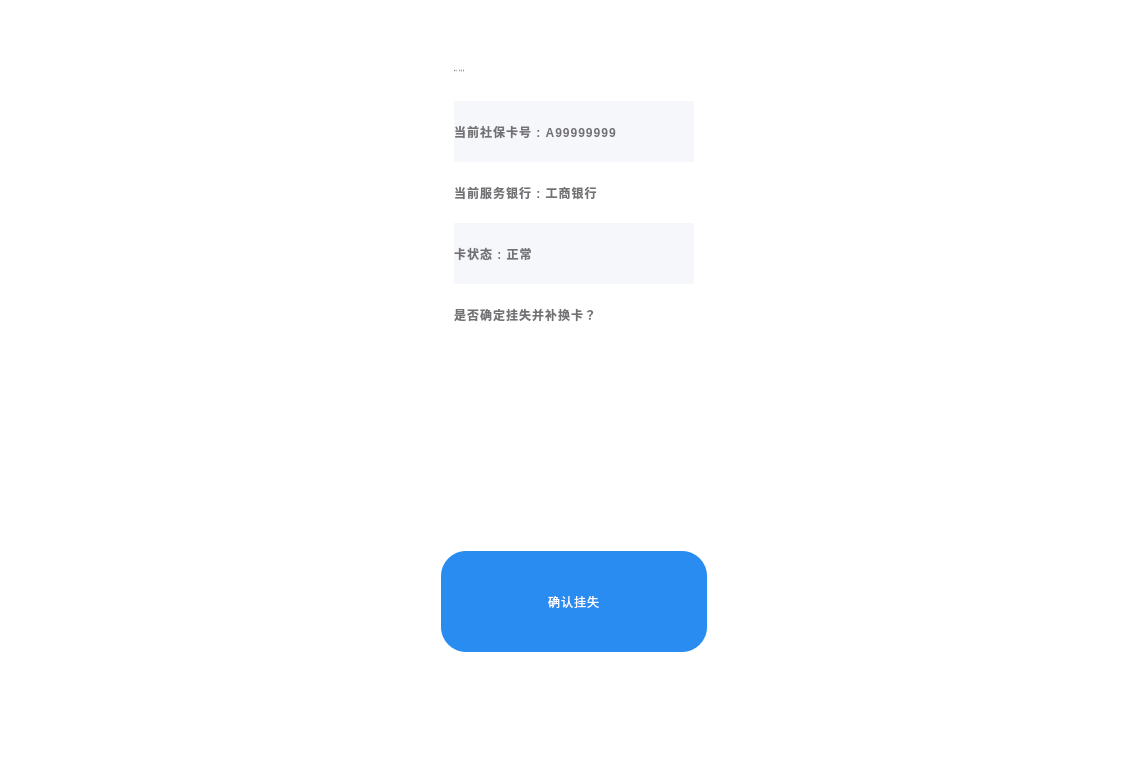
<?xml version="1.0" encoding="UTF-8"?>
<ui version="4.0">
 <class>EnsureInformation</class>
 <widget class="QWidget" name="EnsureInformation">
  <property name="geometry">
   <rect>
    <x>0</x>
    <y>0</y>
    <width>1148</width>
    <height>776</height>
   </rect>
  </property>
  <property name="windowTitle">
   <string>Form</string>
  </property>
  <property name="styleSheet">
   <string notr="true">#EnsureInformation{background-color: #ffffff;}</string>
  </property>
  <layout class="QVBoxLayout" name="verticalLayout_2" stretch="0,3,5,2,3">
   <property name="spacing">
    <number>0</number>
   </property>
   <property name="leftMargin">
    <number>0</number>
   </property>
   <property name="topMargin">
    <number>0</number>
   </property>
   <property name="rightMargin">
    <number>0</number>
   </property>
   <property name="bottomMargin">
    <number>0</number>
   </property>
   <item>
    <spacer name="verticalSpacer_2">
     <property name="orientation">
      <enum>Qt::Vertical</enum>
     </property>
     <property name="sizeHint" stdset="0">
      <size>
       <width>20</width>
       <height>40</height>
      </size>
     </property>
    </spacer>
   </item>
   <item>
    <layout class="QHBoxLayout" name="horizontalLayout_2">
     <item>
      <spacer name="horizontalSpacer_3">
       <property name="orientation">
        <enum>Qt::Horizontal</enum>
       </property>
       <property name="sizeHint" stdset="0">
        <size>
         <width>40</width>
         <height>20</height>
        </size>
       </property>
      </spacer>
     </item>
     <item>
      <layout class="QVBoxLayout" name="verticalLayout">
       <property name="spacing">
        <number>0</number>
       </property>
       <item>
        <widget class="QLabel" name="label_Hello">
         <property name="minimumSize">
          <size>
           <width>240</width>
           <height>61</height>
          </size>
         </property>
         <property name="maximumSize">
          <size>
           <width>16777215</width>
           <height>61</height>
          </size>
         </property>
         <property name="font">
          <font>
           <family>思源黑体 CN Medium</family>
           <pointsize>-1</pointsize>
           <weight>7</weight>
           <italic>false</italic>
           <bold>false</bold>
          </font>
         </property>
         <property name="styleSheet">
          <string notr="true">font-weight: bold;
line-height: 44px;
letter-spacing: 1px;
color: #727275;
font: 57 42px &quot;思源黑体 CN Medium&quot;;</string>
         </property>
         <property name="text">
          <string>你好,张某某</string>
         </property>
         <property name="alignment">
          <set>Qt::AlignLeading|Qt::AlignLeft|Qt::AlignVCenter</set>
         </property>
        </widget>
       </item>
       <item>
        <widget class="QLabel" name="label_SSCard">
         <property name="minimumSize">
          <size>
           <width>240</width>
           <height>61</height>
          </size>
         </property>
         <property name="maximumSize">
          <size>
           <width>16777215</width>
           <height>61</height>
          </size>
         </property>
         <property name="styleSheet">
          <string notr="true">font-weight: bold;
line-height: 44px;
letter-spacing: 1px;
color: #727275;
font: 57 42px &quot;思源黑体 CN Medium&quot;;
background-color: #f6f7fb;</string>
         </property>
         <property name="text">
          <string>当前社保卡号 : A99999999</string>
         </property>
         <property name="alignment">
          <set>Qt::AlignLeading|Qt::AlignLeft|Qt::AlignVCenter</set>
         </property>
        </widget>
       </item>
       <item>
        <widget class="QLabel" name="label_Bank">
         <property name="minimumSize">
          <size>
           <width>240</width>
           <height>61</height>
          </size>
         </property>
         <property name="maximumSize">
          <size>
           <width>16777215</width>
           <height>61</height>
          </size>
         </property>
         <property name="styleSheet">
          <string notr="true">font-weight: bold;
line-height: 44px;
letter-spacing: 1px;
color: #727275;
font: 57 42px &quot;思源黑体 CN Medium&quot;;</string>
         </property>
         <property name="text">
          <string>当前服务银行 : 工商银行</string>
         </property>
         <property name="alignment">
          <set>Qt::AlignLeading|Qt::AlignLeft|Qt::AlignVCenter</set>
         </property>
        </widget>
       </item>
       <item>
        <widget class="QLabel" name="label_CardStatus">
         <property name="minimumSize">
          <size>
           <width>240</width>
           <height>61</height>
          </size>
         </property>
         <property name="maximumSize">
          <size>
           <width>16777215</width>
           <height>61</height>
          </size>
         </property>
         <property name="styleSheet">
          <string notr="true">font-weight: bold;
line-height: 44px;
letter-spacing: 1px;
color: #727275;
font: 57 42px &quot;思源黑体 CN Medium&quot;;
background-color: #f6f7fb;</string>
         </property>
         <property name="text">
          <string>卡状态 : 正常</string>
         </property>
         <property name="alignment">
          <set>Qt::AlignLeading|Qt::AlignLeft|Qt::AlignVCenter</set>
         </property>
        </widget>
       </item>
       <item>
        <widget class="QLabel" name="label_Ensure">
         <property name="minimumSize">
          <size>
           <width>240</width>
           <height>61</height>
          </size>
         </property>
         <property name="maximumSize">
          <size>
           <width>16777215</width>
           <height>61</height>
          </size>
         </property>
         <property name="styleSheet">
          <string notr="true">font-weight: bold;
line-height: 44px;
letter-spacing: 1px;
color: #727275;
font: 57 42px &quot;思源黑体 CN Medium&quot;;</string>
         </property>
         <property name="text">
          <string>是否确定挂失并补换卡？</string>
         </property>
         <property name="alignment">
          <set>Qt::AlignLeading|Qt::AlignLeft|Qt::AlignVCenter</set>
         </property>
        </widget>
       </item>
      </layout>
     </item>
     <item>
      <spacer name="horizontalSpacer_4">
       <property name="orientation">
        <enum>Qt::Horizontal</enum>
       </property>
       <property name="sizeHint" stdset="0">
        <size>
         <width>40</width>
         <height>20</height>
        </size>
       </property>
      </spacer>
     </item>
    </layout>
   </item>
   <item>
    <spacer name="verticalSpacer_3">
     <property name="orientation">
      <enum>Qt::Vertical</enum>
     </property>
     <property name="sizeHint" stdset="0">
      <size>
       <width>20</width>
       <height>40</height>
      </size>
     </property>
    </spacer>
   </item>
   <item>
    <layout class="QHBoxLayout" name="horizontalLayout">
     <property name="spacing">
      <number>0</number>
     </property>
     <item>
      <spacer name="horizontalSpacer">
       <property name="orientation">
        <enum>Qt::Horizontal</enum>
       </property>
       <property name="sizeHint" stdset="0">
        <size>
         <width>40</width>
         <height>20</height>
        </size>
       </property>
      </spacer>
     </item>
     <item>
      <widget class="QPushButton" name="pushButton_OK">
       <property name="minimumSize">
        <size>
         <width>266</width>
         <height>101</height>
        </size>
       </property>
       <property name="styleSheet">
        <string notr="true">QPushButton{background-color: #298cf0;
border-radius: 25px;
font: 57 42px &quot;思源黑体 CN Medium&quot;;
font-weight: normal;
line-height: 49px;
letter-spacing: 1px;
color: #ffffff;}
QPushButton:pressed{background:#38a357;}
</string>
       </property>
       <property name="text">
        <string>确认挂失</string>
       </property>
      </widget>
     </item>
     <item>
      <spacer name="horizontalSpacer_2">
       <property name="orientation">
        <enum>Qt::Horizontal</enum>
       </property>
       <property name="sizeHint" stdset="0">
        <size>
         <width>40</width>
         <height>20</height>
        </size>
       </property>
      </spacer>
     </item>
    </layout>
   </item>
   <item>
    <spacer name="verticalSpacer">
     <property name="orientation">
      <enum>Qt::Vertical</enum>
     </property>
     <property name="sizeHint" stdset="0">
      <size>
       <width>20</width>
       <height>40</height>
      </size>
     </property>
    </spacer>
   </item>
  </layout>
 </widget>
 <resources/>
 <connections/>
</ui>
